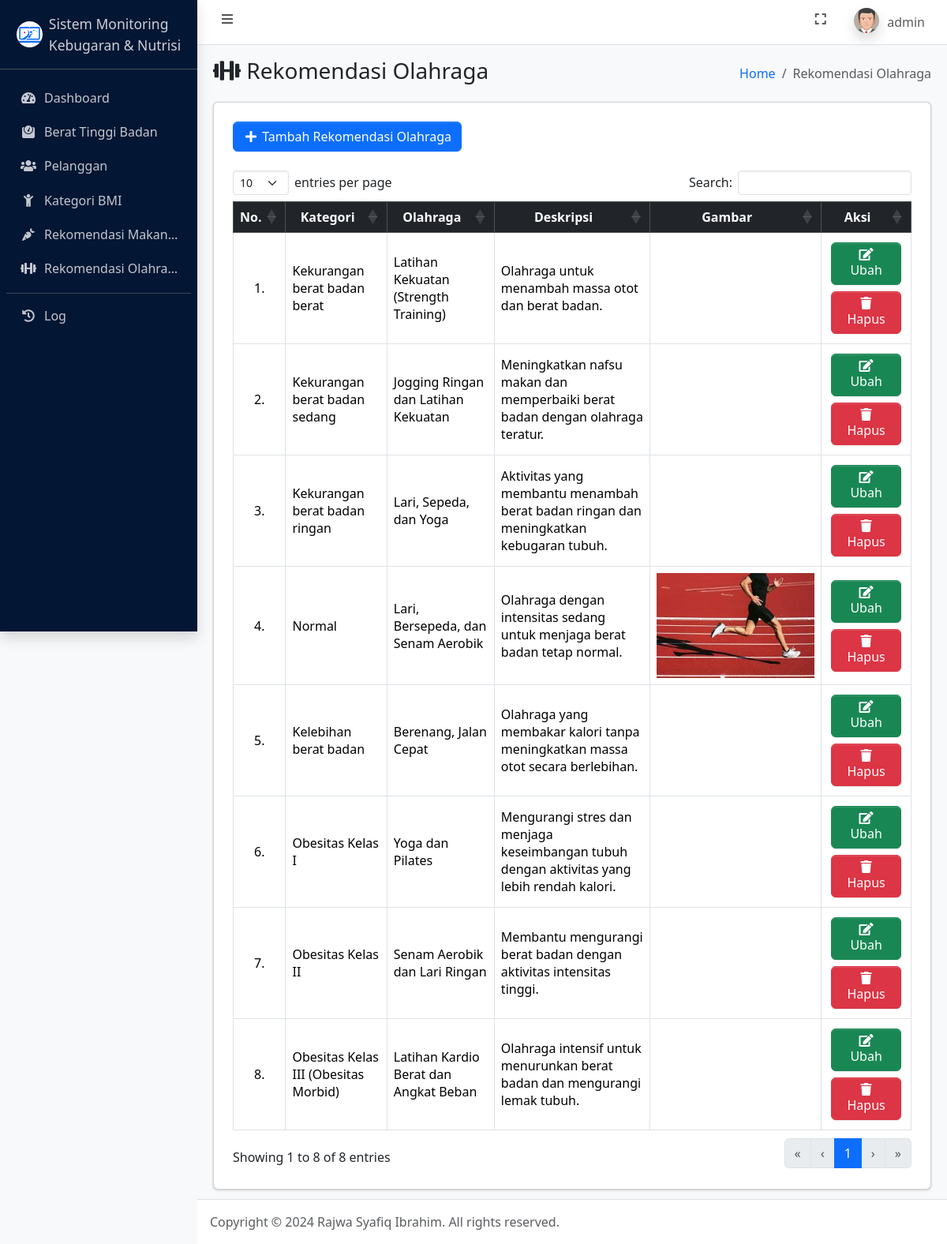
/rekomendasi_olahraga.php (signed in), run on an earlier commit of the app's database.
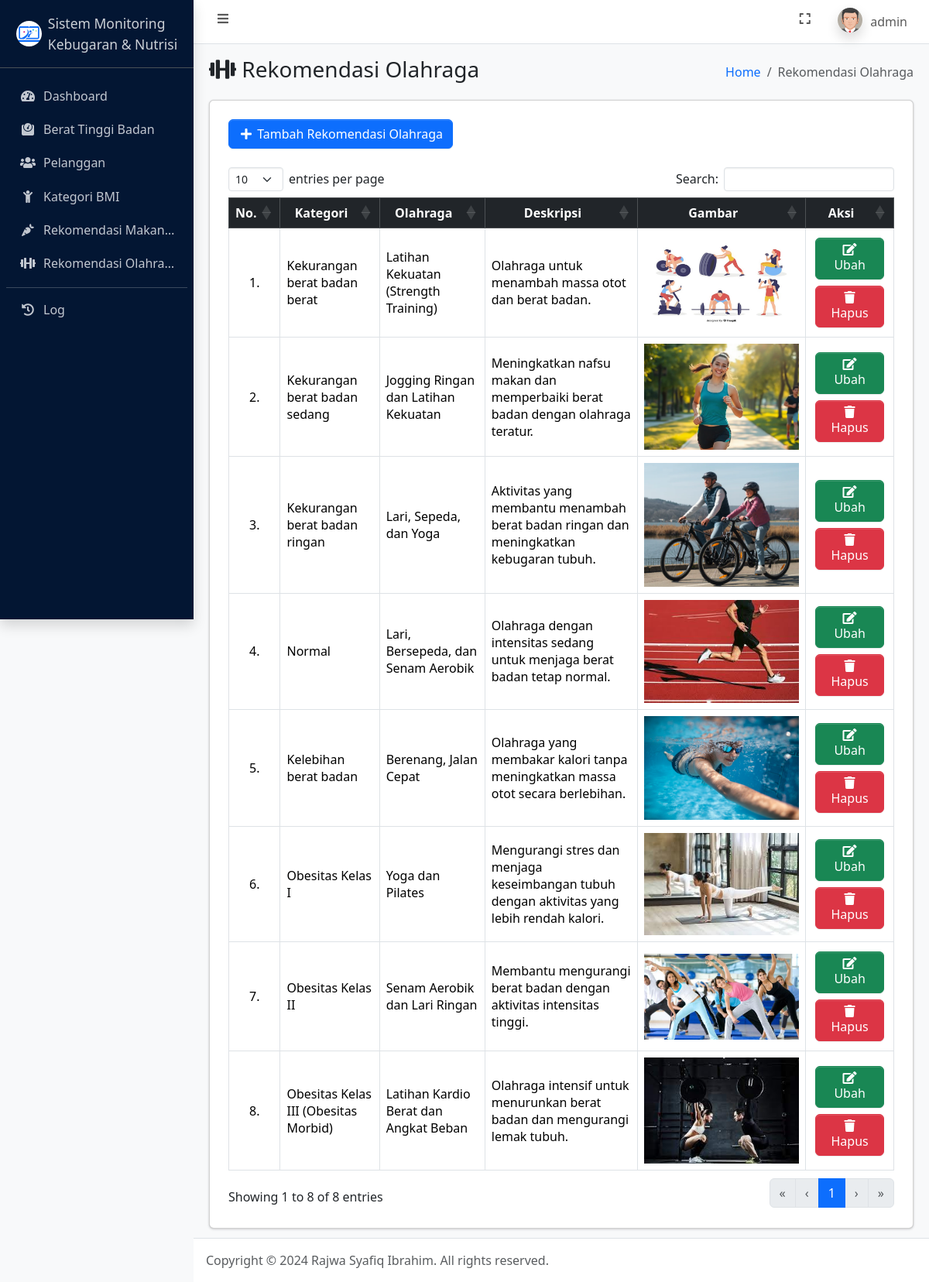
And on a later commit of the database.
### tables this page shows
CREATE TABLE `rekomendasi_olahraga` (
  `id_rekomendasi_olahraga` int(11) NOT NULL,
  `id_kategori_bmi` int(11) NOT NULL,
  `olahraga` varchar(255) NOT NULL,
  `deskripsi` text DEFAULT NULL,
  `foto` text NOT NULL
);

CREATE TABLE `kategori_bmi` (
  `id_kategori_bmi` int(11) NOT NULL,
  `kategori` varchar(150) NOT NULL,
  `bmi_min` float NOT NULL,
  `bmi_max` float NOT NULL
);

### rekomendasi_olahraga.php (the view, shortened to what this page needs)
<?php
    require_once 'connection.php';
    $rekomendasi_olahraga = mysqli_query($conn, "SELECT * FROM rekomendasi_olahraga INNER JOIN kategori_bmi ON rekomendasi_olahraga.id_kategori_bmi = kategori_bmi.id_kategori_bmi ORDER BY kategori_bmi.id_kategori_bmi ASC");
?>
<!DOCTYPE html>
<html lang="en">
<head>
    <?php include_once 'include/head.php'; ?>
</head>
<body class="layout-fixed sidebar-expand-lg bg-body-tertiary">
    <div class="app-wrapper">
        <?php include_once 'include/navbar.php'; ?>
        <?php include_once 'include/sidebar.php'; ?>
        <main class="app-main">
            <div class="app-content-header">
                <div class="container-fluid">
                    <div class="row">
                        <div class="col-sm-6">
                            <h3 class="mb-0"><i class="nav-icon fas fa-fw fa-dumbbell"></i> Rekomendasi Olahraga</h3>
                        </div>
                        <div class="col-sm-6">
                            <ol class="breadcrumb float-sm-end">
                                <li class="breadcrumb-item"><a href="index.php">Home</a></li>
                                <li class="breadcrumb-item active" aria-current="page">
                                    Rekomendasi Olahraga
                                </li>
                            </ol>
                        </div>
                    </div>
                </div>
            </div>
            <div class="app-content">
                <div class="container-fluid">
                    <div class="card">
                        <div class="card-body">
                            <div class="table-responsive p-2">
                                <a href="tambah_rekomendasi_olahraga.php" class="mb-3 btn btn-primary"><i class="fas fa-fw fa-plus"></i> Tambah Rekomendasi Olahraga</a>
                                <table class="table table-bordered" id="table_id">
                                    <thead class="table-dark">
                                        <tr>
                                            <th class="text-center align-middle">No.</th>
                                            <th class="text-center align-middle">Kategori</th>
                                            <th class="text-center align-middle">Olahraga</th>
                                            <th class="text-center align-middle">Deskripsi</th>
                                            <th class="text-center align-middle">Gambar</th>
                                            <th class="text-center align-middle">Aksi</th>
                                        </tr>
                                    </thead>
                                    <tbody>
                                        <?php $i = 1; ?>
                                        <?php foreach ($rekomendasi_olahraga as $drm): ?>
                                            <tr>
                                                <td class="text-center align-middle"><?= $i++; ?>.</td>
                                                <td class="align-middle"><?= $drm['kategori']; ?></td>
                                                <td class="align-middle"><?= $drm['olahraga']; ?></td>
                                                <td class="align-middle"><?= $drm['deskripsi']; ?></td>
                                                <td class="align-middle"><img style="max-width: 200px; max-height: 200px" src="assets/img/olahraga/<?= $drm['foto']; ?>" alt="<?= $drm['foto']; ?>"></td>
                                                <td class="text-center align-middle">
                                                    <a href="ubah_rekomendasi_olahraga.php?id_rekomendasi_olahraga=<?= $drm['id_rekomendasi_olahraga']; ?>" class="m-1 btn btn-success"><i class="fas fa-fw fa-edit"></i> Ubah</a>
                                                    <a href="hapus_rekomendasi_olahraga.php?id_rekomendasi_olahraga=<?= $drm['id_rekomendasi_olahraga']; ?>" data-nama="<?= $drm['kategori']; ?>" class="m-1 btn btn-danger btn-delete"><i class="fas fa-fw fa-trash"></i> Hapus</a>
                                                </td>
                                            </tr>
                                        <?php endforeach ?>
                                    </tbody>
                                </table>
                            </div>
                        </div>
                    </div>
                </div>
            </div>
        </main>
        <?php include_once 'include/footer.php'; ?>
    </div>
</body>
</html>

What changed in the data, as far as the page shows it:
changed rekomendasi_olahraga "Latihan Kekuatan (Strength Training)": foto: picture added
changed rekomendasi_olahraga "Jogging Ringan dan Latihan Kekuatan": foto: picture added
changed rekomendasi_olahraga "Lari, Sepeda, dan Yoga": foto: picture added
changed rekomendasi_olahraga "Berenang, Jalan Cepat": foto: picture added
changed rekomendasi_olahraga "Yoga dan Pilates": foto: picture added
changed rekomendasi_olahraga "Senam Aerobik dan Lari Ringan": foto: picture added
changed rekomendasi_olahraga "Latihan Kardio Berat dan Angkat Beban": foto: picture added
